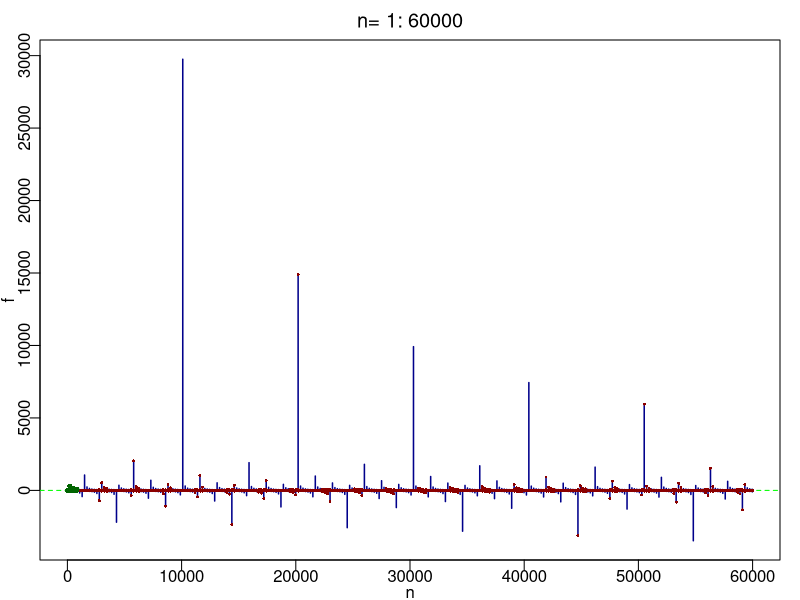

R code for this plot: (Note: this script raises an error after producing the figure.)
# some convergences------------------
kbox=c(1,2,3, 1/2, 1/3)  #k=1 mAtrA-meru-shredhi; k=2 f defined by Jacobsthal numbers; k=1/2 f converges of (sqrt(13)-1)/6; k= 1/2 f converges to sqrt(3)-1; k=1/3 f converges to (sqrt(21) - 3)/2

k=kbox[5]
n=100
f=rep(NA, n)
f[1]=0

for (j in 2:n) {
  f[j]=1/(1+k*f[j-1])
}

#convergent
(sqrt(4*k+1)-1)/(2*k)

#angle

#negative numerator
n=100
f=rep(NA, n)
f[1]=1

for (j in 2:n) {
  f[j]=(2*f[j-1]-1)/(2+4*f[j-1])
}


#negative term denominator 
k=kbox[2]
n=60000
f=rep(NA, n)
f[1]=0

for (j in 2:n) {
  f[j]=1/(1-k*f[j-1])
}

par(pty="m", mar=c(2,2,2,1), mgp=c(1.1, .3, 0))
plot(f, type = "l", col="darkblue", lwd=1.5, xlab = "n", main = bquote("n= 1:"~.(n)))
abline(h=0, col="green", lty=2)

#minima of above: first 4 waves 
st=c(13, 226, 439, 652)
for (j in 1:length(st)) {
  te=f[sapply(0:floor((n-st[j])/13), function(x) 13*x+st[j])]
  ye=sapply(0:floor((n-st[j])/13), function(x) 13*x+st[j])
  points(ye, te, pch=16, col="darkred", cex=1/2.5)  
}

#maxima of above: first 4 waves 
st=c(213, 426, 639, 852)
for (j in 1:length(st)) {
  te=f[st[j]-(0:floor(213/13))*13]
  ye=st[j]-(0:floor(213/13))*13
  points(ye, te, pch=16, col="darkgreen", cex=1/1.5)  
}

#cycles of above
te=pi/acos(-sqrt(2)/4)
te=pi/atan(sqrt(7))
sapply(0:15, function(x) print(fractions(te, x)))

#brand transformation of above
k=2
n=100
g=rep(NA, n)
g[1]=polyroot(c(-1,-1,k))[1]

for (j in 2:n) {
  g[j]=1/k*(1+1/g[j-1])
}

#explicit
a=(1+1i*sqrt(7))/2
b=(1-1i*sqrt(7))/2
fx= function(x,n) {((-2*x+a)*a^(n-1)-(-2*x+b)*b^(n-1))/((-2*x+a)*a^n-(-2*x+b)*b^n)}

#negative term denominator with different numerator
k=kbox[2]
n=1000000
f=rep(NA, n)
f[1]=0

for (j in 2:n) {
  f[j]=(1+f[j-1])/(1-k*f[j-1])
}

par(pty="m", mar=c(2,2,2,1), mgp=c(1.1, .3, 0))
plot(f, type = "l", col="darkblue", lwd=1.5)
abline(h=0, col="green", lty=2)

#cycles of above
te=acos(-1/sqrt(3))/pi
te=pi/atan(sqrt(2))
sapply(0:15, function(x) print(fractions(te, x)))


noquote(cbind(formatC(f[1:100], format = "f", digits = 5, width = 10, flag = " "))) #format values

#equivalent of above in standard form-----------
k=-3/4
n=500
f=rep(NA, n)
f[1]=0

for (j in 2:n) {
  f[j]=1/(1+k*f[j-1])
}


#intertwined process------------
k=1
n=1000
xbox=rep(NA, n)
ybox=rep(NA, n)
xbox[1]=-1
ybox[1]=0
for (j in 2:n) {
  xbox[j]=1/(1+k*ybox[j-1])
  ybox[j]=1/(1-k*xbox[j-1])
}

cx=(2*k+1-sqrt(4*k^2+1))/(2*k)
cy=(2*k-1+sqrt(4*k^2+1))/(2*k)

#intertwined Julia like (mostly uninteresting)
k=3
cx=(2*k+1-sqrt(4*k^2+1))/(2*k)
cy=(2*k-1+sqrt(4*k^2+1))/(2*k)
xrange=c(cx-3,cx+3)
yrange=c(cy-3,cy+3)
dx=.01
dy=.01
xbox=seq(from=xrange[1], to=xrange[2], by=dx)
ybox=seq(from=yrange[1], to=yrange[2], by=dy)
n=100
pm=array(0, dim = c(length(xbox)*length(ybox), 4))
m=1
for (x in xbox) {
  xi=x
  for (y in ybox) {
    yi=y
    j=1
    iterbox=array(0,c(n,2))
    while(j<n){
      iterbox[j,]=c(xi,yi)
      xi1=1/(1+k*yi)
      yi1=1/(1-k*xi)
      xi=xi1
      yi=yi1
      d=sqrt((cx-xi)^2+(cy-yi)^2)
      if(d<0.0000001) break
      j=j+1
    }
    pm[m,]=c(x, y, j, max(sqrt((iterbox[,1]-cx)^2+(iterbox[,2]-cy)^2)))
    m=m+1
  }
}


par(pty="m", mar=c(2,2,2,1), mgp=c(1.1, .3, 0))
plot(pm[,1], pm[,2], col=match(round(pm[,4],1),unique(round(pm[,4],1))), pch=".", asp=1)
points(cx, cy, pch=1, cex=1)